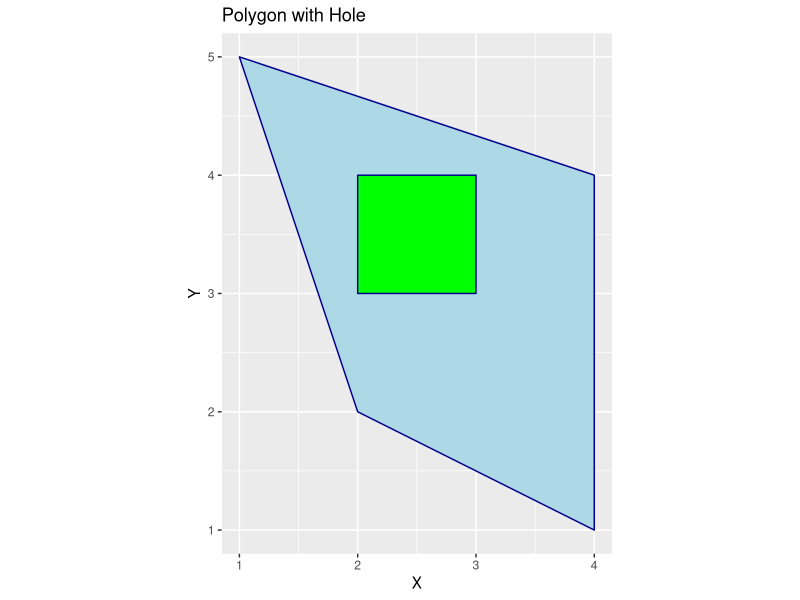

R code for this plot: (Note: this script raises an error after producing the figure.)
library(ggplot2)

polygon_border <- rbind(c(1,5), c(2,2), c(4,1), c(4,4), c(1,5))
polygon_hole <- rbind(c(2,4), c(3,4), c(3,3), c(2,3), c(2,4))

border_df <- as.data.frame(polygon_border)
hole_df <- as.data.frame(polygon_hole)

ggplot() +
  geom_polygon(data = border_df, aes(x = V1, y = V2), 
               fill = "lightblue", color = "darkblue") +
  geom_polygon(data = hole_df, aes(x = V1, y = V2), 
               fill = "green", color = "darkblue") +
  labs(title = "Polygon with Hole", x = "X", y = "Y") +
  coord_equal()

multipolygon_list = list(list(rbind(c(1, 5), c(2, 2), c(4, 1), c(4, 4), c(1, 5))),
                         list(rbind(c(0, 2), c(1, 2), c(1, 3), c(0, 3), c(0, 2))))
st

